Frame 1 (no input): blank canvas, image omitted
Frame 60 (the mouse pressed at the canvas centre just before this capture): blank canvas, image omitted
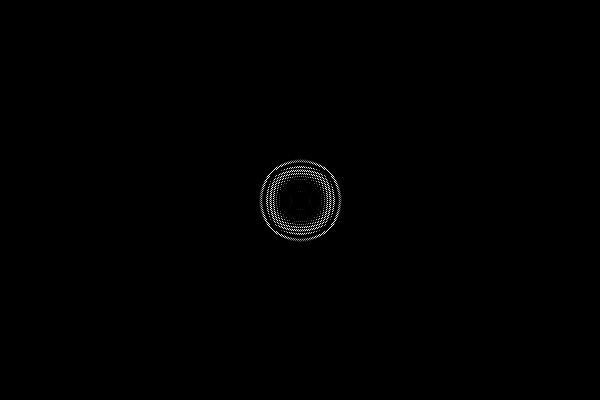
Frame 120 (the mouse held since frame 60 and released just before this capture)

The Processing sketch whose frames 1 and 60 were blank and that drew this single picture after the mouse press (run headless with seeded random() and noise(); from frame 60 on, the mouse is pressed at the canvas centre):

// Processing sketch: WaterRipples
// ── WaterRipples.pde
//2D water ripples
//From coding challenge 102

int cols = 200;
int rows = 200;
float[][] current;
float[][] previous = new float[cols][rows];

float dampening = 0.95;

void setup(){
  size(600, 400);
  cols = width;
  rows = height;
  
  current = new float[cols][rows];
  previous = new float[cols][rows];
  
  //for(int i=0; i < cols-1; i++){
  //   for(int j=0; j < rows-1; j++){
  //     current[i][j] = 100;
  //     previous[i][j] = 100;
  //   }
  //}
}

void mousePressed(){
  current[mouseX][mouseY] = 255;
  
}

void draw(){
  background(0);
  loadPixels();
  for(int i=1; i < cols-1; i++){
     for(int j=1; j < rows-1; j++){
        
       current[i][j] = 
        (previous[i-1][j] + 
         previous[i+1][j] +
         previous[i][j-1] +
         previous[i][j+1]) / 2 -
         current[i][j];
       
       current[i][j] = current[i][j] * dampening;
       int index = i + j *cols;
       pixels[index] = color(current[i][j] * 255);
     } 
  }

  updatePixels();
  
  float[][] temp = previous;
  previous = current;
  current = temp;
  
  
}
